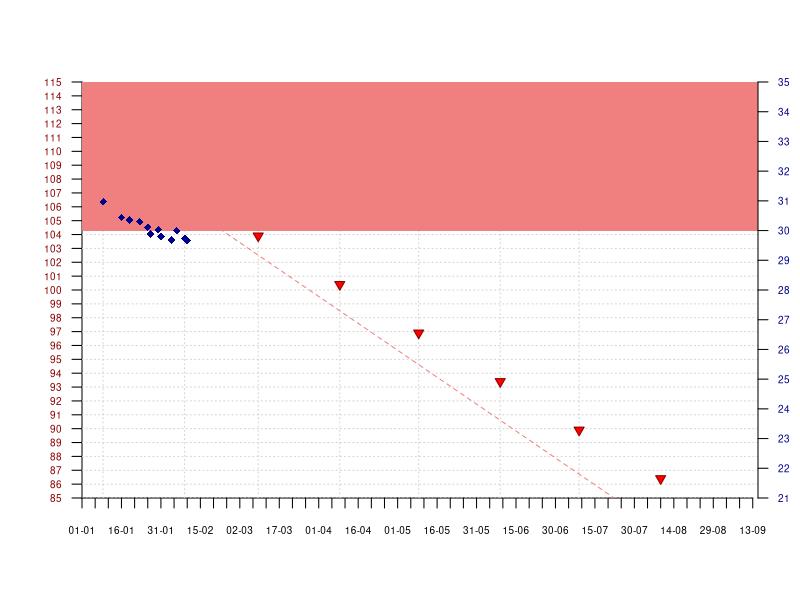

The R script that drew this image:
dates <- as.Date(c("2017-01-09",
                   "2017-01-16",
                   "2017-01-19",
                   "2017-01-23",
                   "2017-01-26",
                   "2017-01-27",
                   "2017-01-30",
                   "2017-01-31",
                   "2017-02-04",
                   "2017-02-06",
                   "2017-02-09",
                   "2017-02-10"))

vals <- c(110.9,
          109.0,
          108.7,
          108.5,
          107.8,
          107.0,
          107.5,
          106.7,
          106.3,
          107.4,
          106.5,
          106.2)

plot(dates,
     vals,
     col="black",
     pch=3,
     type="n",
     xaxt="n",
     yaxt="n",
     xaxs="i",
     yaxs="i",
     xlab="",
     ylab="",
     bty="n",
     ylim=c(85,115),
     xlim=as.Date(c("2017-01-01",
                    "2017-09-15")))

xdts <- seq(as.Date(c("2017-01-01")),
        as.Date(c("2017-09-15")),
        by=5)
xlbls <- format(xdts,
                format="%d-%m")
axis(1, 
     at=xdts,
     labels=xlbls,
     las=1,
     cex.axis=0.6)

axis(2, 
     at=seq(85,
            115,
            by=1),
     las=0.5,
     cex.axis=0.6,
     las=2,
     col.axis="darkred")

abline(h=seq(85,
             115,
             by=1),
       col="lightgrey",
       lty=3)

abline(v=as.Date(c("2017-01-09", "2017-02-09", "2017-03-09", "2017-04-09", "2017-05-09", "2017-06-09", "2017-07-09")),
       col="lightgrey",
       lty=3)

dts <- as.Date(c("2017-01-09","2017-02-09","2017-03-09","2017-04-09","2017-05-09","2017-06-09","2017-07-09","2017-08-09"),
                 "%Y-%m-%d")
lbls <- format(dts, format="%d.%m")

points(dts,
       c(110.9, 107.4, 103.9, 100.4, 96.9, 93.4, 89.9, 86.4),
       pch=25,
       cex=1,
       col="darkred",
       bg="red")
points(as.Date("2017-02-09",
               "%Y-%m-%d"),
       106.5,
       col="darkred",
       pch=19)

df <- data.frame(x=dates,
                 y=vals)
lf <- lm(y ~ x, 
         data = df)
abline(lf,
       lty=2,
       col="lightcoral")
lines(dates,
      vals,
      lwd=2,
      col="darkred")

BMI = function(height_m,weight_kg){(1.3*weight_kg/(height_m)^2.5)}
h = 1.85
w = vals
my_bmi = data.frame(h,w)
my_bmi$bmi = BMI(my_bmi$h,
                 my_bmi$w)

par(new = TRUE)
plot(dates,
     my_bmi$bmi,
     axes=F,
     xlab=NA,
     ylab=NA,
     col="darkblue",
     pch=18,
     #type="n",
     #xaxt="n",
     #yaxt="n",
     xaxs="i",
     yaxs="i",
     #xlab="",
     #ylab="",
     bty="n",
     ylim=c(21,35),
     xlim=as.Date(c("2017-01-01",
                    "2017-09-15")),
     panel.first = rect(0.1,#dates[1],
                        30,
                        as.Date("2017-10-01"),
                        34.99,
                        col='lightcoral', 
                        border=NA,
                        alpha=0.2))
axis(4, 
     at=seq(20,
            35,
            by=1),
     las=0.5,
     cex.axis=0.6,
     las=2,
     col.axis="darkblue")

my_bmi$bmi
#
#rect(100,#xleft 
#     300,#ybottom 
#     125,#xright 
#     350 #ytop)
